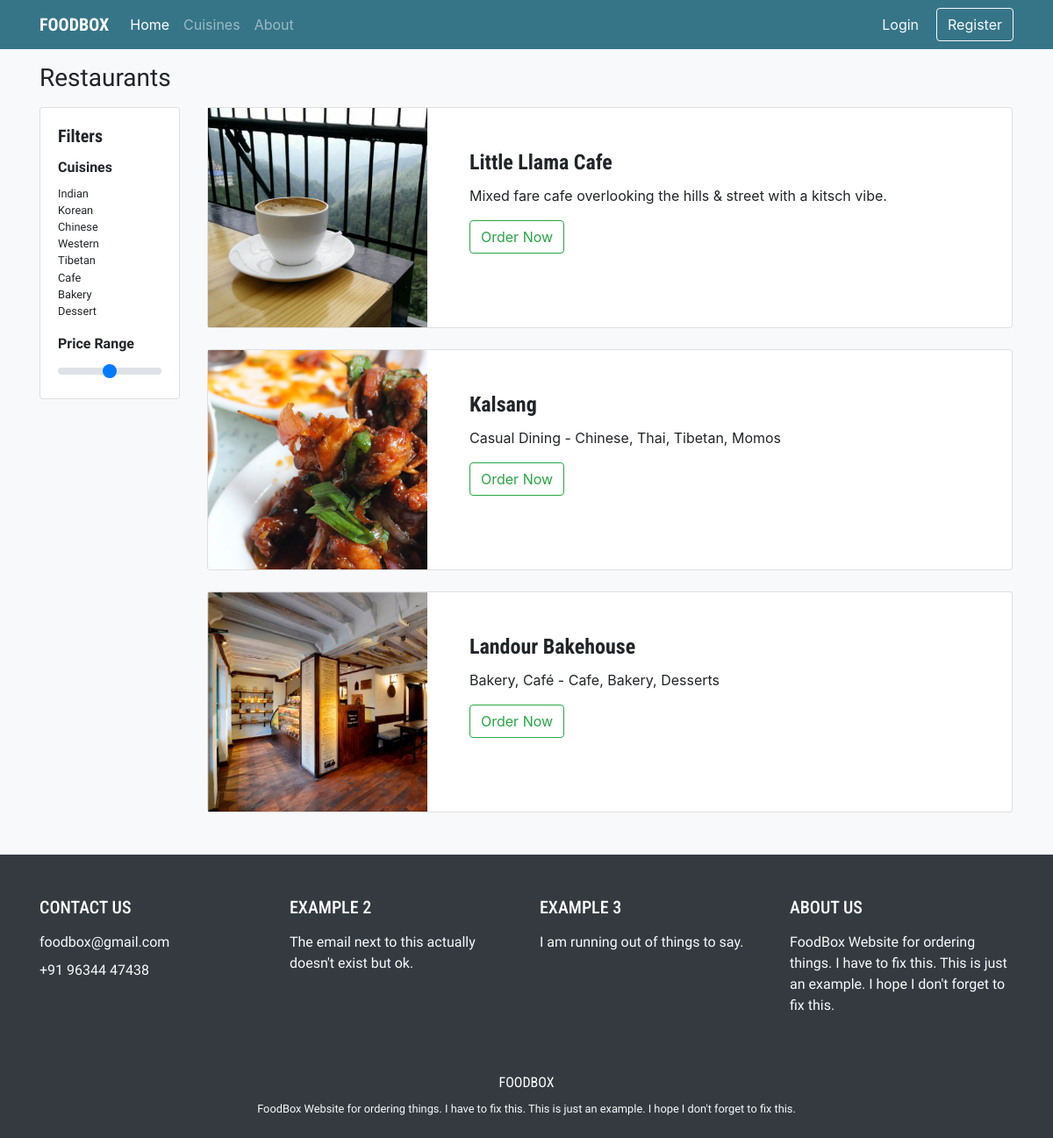
Before: / with the older database file.
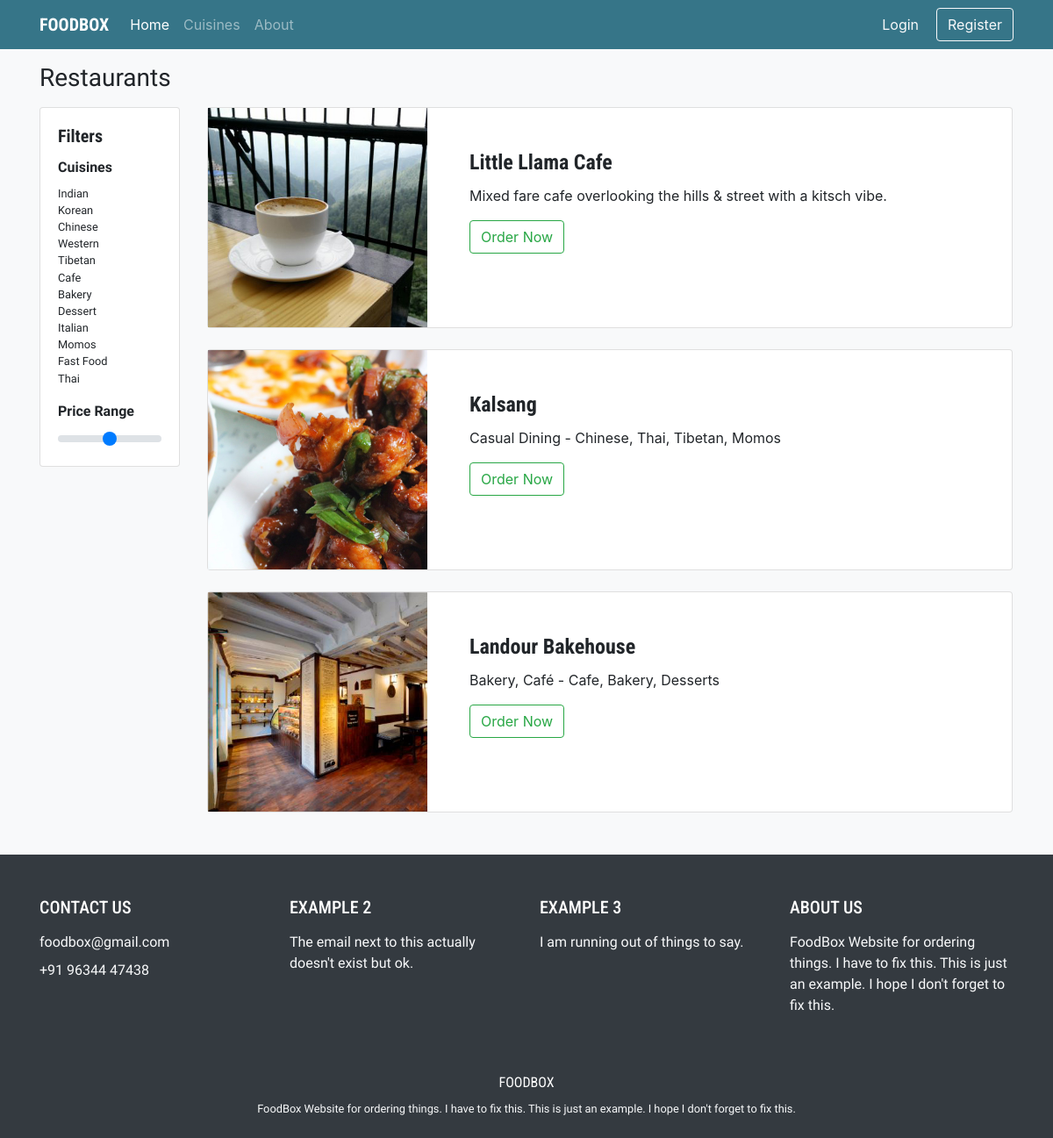
After: the same page with the newer database file.
### food/models.py (models this page shows, shortened)
class Cuisine(models.Model):
    name = models.CharField(max_length=50)

class Restaurant(models.Model):
    name = models.CharField(max_length=50)
    nick = models.CharField(max_length=10, blank=True)
    cuisine = models.ManyToManyField(Cuisine, related_name='restaurants')
    description = models.TextField(blank=True)
    phone_number = models.CharField(max_length=50, blank=True)
    url = models.URLField(blank=True)

### food/views.py (the view)
# urls.py: path("", views.index, name='index'),
def index(request):
    context = {
        "restaurants": Restaurant.objects.all(),
        "cuisine": Cuisine.objects.all(),
    }
    return render(request, "food/index.html", context)

### food/templates/food/index.html (shortened to what this page needs)
{% extends "food/base.html" %}
{% load static %}
{% block body %}
<h3 class="my-3" id="f1">Restaurants</h3>
<div class="row">
  <div class="d-none d-lg-block col-2">
    <div class="card" id="filter">
      <div class="card-body">
        <h5 class="card-title font-weight-bold" id="logo">Filters</h5>
        <p class="card-text font-weight-bold" id="f1">Cuisines</p>
        <div class="mt-n2" id="f1">
          {% for cui in cuisine %}
            <small><p class="my-0">{{ cui.name }}</p></small>
          {% endfor %}
        </div>
        <p class="card-text font-weight-bold mt-3" id="f1">Price Range</p>
        <div class="mt-n2" id="f1">
          <input type="range" class="custom-range" min="0" max="5" step="0.5" id="customRange3">
        </div>
      </div>
    </div>
  </div>
  <div class="col-12 col-lg-10 px-3">
    {% for res in restaurants %}
    <div class="card flex-row flex-wrap flex-md-nowrap mb-4 animate__animated animate__fadeIn">
        <div class="card-header border-0 p-0">
            <img class="imageSize" src="{% with 'food/'|add:res.name|add:'.jpg' as image_static %}{% static image_static %}{% endwith %}" alt="{{ res.name }}">
        </div>
        <div class="card-body p-4 p-md-5 ">
            <h4 class="card-title font-weight-bold" id="logo">{{ res.name }}</h4>
            <p class="card-text">{{ res.description }}</p>
            <a href="{% url 'restaurant' res.id %}" class="btn btn-outline-success">Order Now</a>
        </div>
    </div>
    {% endfor %}
  </div>
</div>
{% endblock %}

Changed rows visible on the page:
added Cuisine: name "Italian"
added Cuisine: name "Momos"
added Cuisine: name "Fast Food"
added Cuisine: name "Thai"
